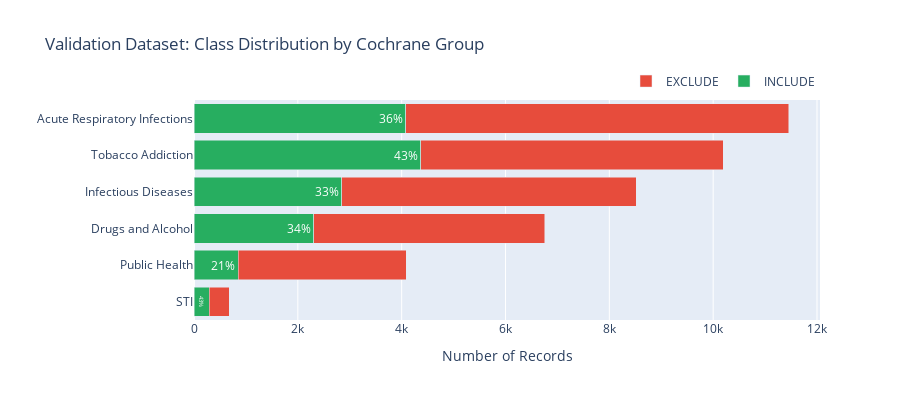

The notebook cell saved with this chart:
### Markdown cell above
---

## 6. Validation Dataset Class Distribution

### Code cell
import plotly.graph_objects as go
from plotly.subplots import make_subplots

# Load ground truth
gt = pd.read_csv(DATA_DIR / 'ground_truth_validation_dataset.csv', dtype=str)
gt['label'] = gt['label'].astype(int)

# Group statistics
group_stats = gt.groupby('cochrane_group').agg(
    total=('label', 'count'),
    include=('label', 'sum'),
).reset_index()
group_stats['exclude'] = group_stats['total'] - group_stats['include']
group_stats['include_rate'] = group_stats['include'] / group_stats['total'] * 100
group_stats = group_stats.sort_values('total', ascending=True)

# Create stacked horizontal bar chart
fig = go.Figure()

fig.add_trace(go.Bar(
    y=group_stats['cochrane_group'],
    x=group_stats['include'],
    name='INCLUDE',
    orientation='h',
    marker_color='#27AE60',
    text=[f"{r:.0f}%" for r in group_stats['include_rate']],
    textposition='inside'
))

fig.add_trace(go.Bar(
    y=group_stats['cochrane_group'],
    x=group_stats['exclude'],
    name='EXCLUDE',
    orientation='h',
    marker_color='#E74C3C'
))

fig.update_layout(
    barmode='stack',
    title='Validation Dataset: Class Distribution by Cochrane Group',
    xaxis_title='Number of Records',
    yaxis_title='',
    height=400,
    legend=dict(orientation='h', yanchor='bottom', y=1.02, xanchor='right', x=1)
)

fig.show()

# Summary table
print("\nValidation Dataset Summary:")
print(group_stats[['cochrane_group', 'total', 'include', 'exclude', 'include_rate']].to_string(index=False))

### Figure 1 — Plotly figure (JSON) as saved in the notebook; plotly's stock layout.template omitted (floating-point values rounded to 4 significant figures)
{"data": [{"marker": {"color": "#27AE60"}, "name": "INCLUDE", "orientation": "h", "text": ["43%", "21%", "34%", "33%", "43%", "36%"], "textposition": "inside", "type": "bar", "x": [291, 848, 2302, 2850, 4369, 4078], "y": ["STI", "Public Health", "Drugs and Alcohol", "Infectious Diseases", "Tobacco Addiction", "Acute Respiratory Infections"]}, {"marker": {"color": "#E74C3C"}, "name": "EXCLUDE", "orientation": "h", "type": "bar", "x": [389, 3241, 4452, 5666, 5829, 7377], "y": ["STI", "Public Health", "Drugs and Alcohol", "Infectious Diseases", "Tobacco Addiction", "Acute Respiratory Infections"]}], "layout": {"barmode": "stack", "height": 400, "legend": {"orientation": "h", "x": 1, "xanchor": "right", "y": 1.02, "yanchor": "bottom"}, "title": {"text": "Validation Dataset: Class Distribution by Cochrane Group"}, "xaxis": {"title": {"text": "Number of Records"}}, "yaxis": {"title": {"text": ""}}}}
